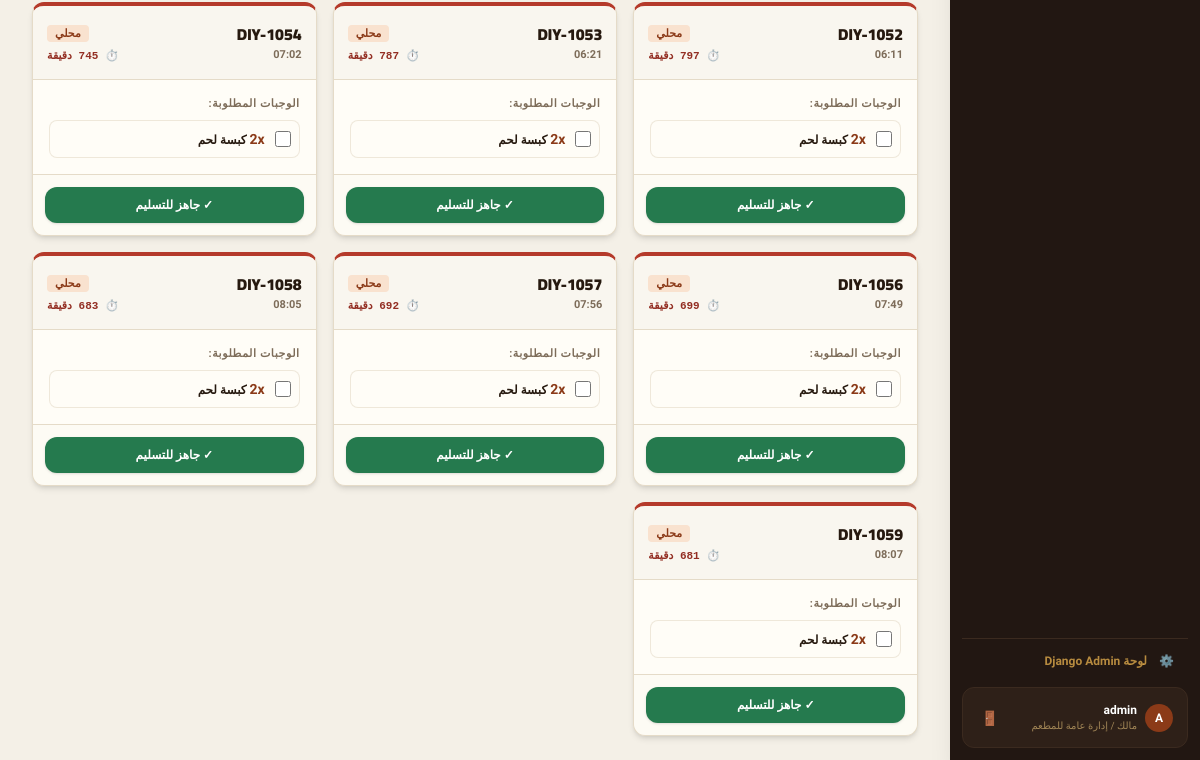
/kitchen/ (signed in, lower part), run on an earlier commit of the app's database.
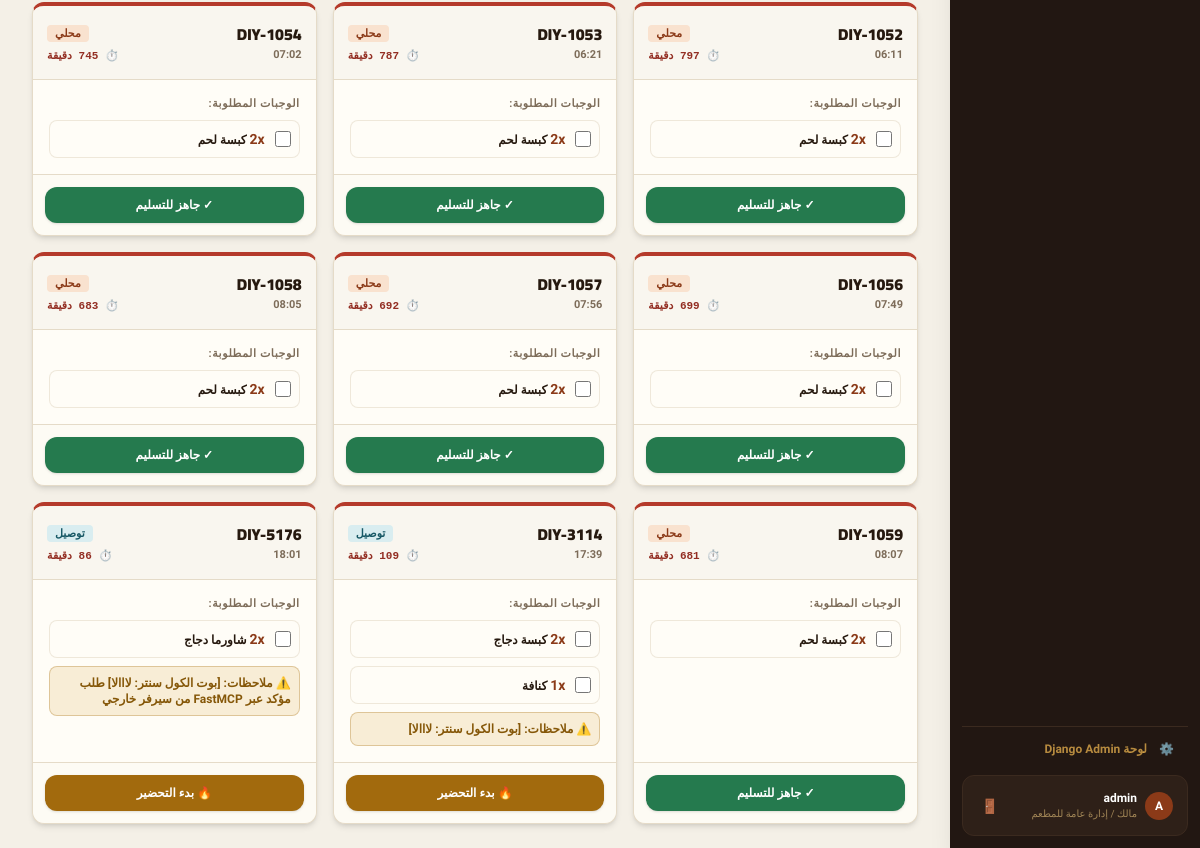
And on a later commit of the database.
### core/models.py (models this page shows, shortened)
class Order(models.Model):
    TYPE_CHOICES = [
        ("dine_in", "محلي"),
        ("takeaway", "سفري"),
        ("delivery", "توصيل"),
    ]
    CHANNEL_CHOICES = [
        ("cashier", "الكاشير"),
        ("call_center", "الكول سنتر"),
    ]
    STATUS_CHOICES = [
        ("new", "جديد"),
        ("preparing", "قيد التحضير"),
        ("ready", "جاهز للتسليم"),
        ("out_for_delivery", "في الطريق"),
        ("delivered", "تم التسليم"),
        ("cancelled", "ملغي"),
    ]
    PAY_CHOICES = [
        ("cash", "نقداً"),
        ("card", "بطاقة"),
        ("wallet", "محفظة رقمية"),
    ]
    tenant = models.ForeignKey(
        Tenant,
        on_delete=models.CASCADE,
        related_name="orders",
        null=True,
        blank=True,
        verbose_name="المستأجر / المنشأة",
    )
    order_number = models.CharField(max_length=50, unique=True, verbose_name="رقم الطلب")
    order_type = models.CharField(max_length=20, choices=TYPE_CHOICES, default="dine_in", verbose_name="نوع الطلب")
    channel = models.CharField(max_length=20, choices=CHANNEL_CHOICES, default="cashier", verbose_name="القناة")
    branch = models.ForeignKey(
        Branch,
        on_delete=models.SET_NULL,
        null=True,
        blank=True,
        related_name="orders",
        verbose_name="الفرع",
    )
    delivery_area = models.ForeignKey(
        "DeliveryArea",
        on_delete=models.SET_NULL,
        null=True,
        blank=True,
        related_name="orders",
        verbose_name="منطقة التوصيل / الكومبوند",
    )
    customer = models.ForeignKey(
        Customer,
        on_delete=models.SET_NULL,
        null=True,
        blank=True,
        related_name="orders",
        verbose_name="العميل",
    )
    customer_name = models.CharField(max_length=255, default="عميل نقدي", verbose_name="اسم العميل")
    customer_phone = models.CharField(max_length=50, default="", blank=True, verbose_name="هاتف العميل")
    address = models.CharField(max_length=255, default="", blank=True, verbose_name="عنوان التوصيل")
    status = models.CharField(max_length=30, choices=STATUS_CHOICES, default="new", verbose_name="الحالة")
    pay_method = models.CharField(max_length=20, choices=PAY_CHOICES, default="cash", verbose_name="طريقة الدفع")
    paid = models.BooleanField(default=True, verbose_name="تم الدفع")
    subtotal = models.DecimalField(max_digits=10, decimal_places=2, default=0.00, verbose_name="المجموع الفرعي")
    delivery_fee = models.DecimalField(max_digits=8, decimal_places=2, default=0.00, verbose_name="رسوم التوصيل")
    discount = models.DecimalField(max_digits=8, decimal_places=2, default=0.00, verbose_name="الخصم")
    total = models.DecimalField(max_digits=10, decimal_places=2, default=0.00, verbose_name="الإجمالي")
    cashier = models.CharField(max_length=255, default="", blank=True, verbose_name="الكاشير")
    driver = models.ForeignKey(
        Employee,
        on_delete=models.SET_NULL,
        null=True,
        blank=True,
        related_name="assigned_orders",
        verbose_name="السائق",
    )
    notes = models.TextField(default="", blank=True, verbose_name="ملاحظات")
    created_at = models.DateTimeField(default=timezone.now, verbose_name="تاريخ ووقت الطلب")
    class Meta:
        verbose_name = "طلب"
        verbose_name_plural = "الطلبات"
        ordering = ["-created_at", "-id"]

class OrderItem(models.Model):
    order = models.ForeignKey(
        Order,
        on_delete=models.CASCADE,
        related_name="items",
        verbose_name="الطلب",
    )
    menu_item = models.ForeignKey(
        MenuItem,
        on_delete=models.SET_NULL,
        null=True,
        blank=True,
        verbose_name="صنف المنيو",
    )
    name = models.CharField(max_length=255, verbose_name="اسم الصنف")
    price = models.DecimalField(max_digits=8, decimal_places=2, default=0.00, verbose_name="سعر الوحدة")
    qty = models.PositiveIntegerField(default=1, verbose_name="الكمية")
    class Meta:
        verbose_name = "عنصر طلب"
        verbose_name_plural = "عناصر الطلبات"

### core/views.py (the view)
# urls.py: path("kitchen/", views.kitchen_view, name="kitchen"),
@login_required
@ensure_csrf_cookie
def kitchen_view(request):
    if not user_has_perm(request.user, "kds_access"):
        return HttpResponseForbidden("غير مصرح لك بالوصول إلى شاشة المطبخ (KDS)")
    tenant = get_active_tenant(request)
    branch = get_active_branch(request)
    now = timezone.now()
    orders_qs = Order.objects.filter(tenant=tenant, status__in=["new", "preparing"]).prefetch_related("items").order_by("created_at")
    if branch:
        orders_qs = orders_qs.filter(branch=branch)
    kitchen_orders = []
    for o in orders_qs:
        elapsed = int((now - o.created_at).total_seconds() / 60)
        kitchen_orders.append({
            "order": o,
            "elapsed_minutes": elapsed,
            "items": o.items.all(),
        })
    context = {
        "tenant": tenant,
        "branch": branch,
        "kitchen_orders": kitchen_orders,
        "total_pending": len(kitchen_orders),
    }
    return render(request, "kitchen.html", context)

### core/models.py (called while the page is built)
    def is_subscription_active(self):
        if not self.is_active:
            return False
        if self.subscription_status in ["active", "trial"]:
            if self.subscription_end and self.subscription_end < timezone.now():
                return False
            return True
        return False

    def days_until_expiry(self):
        if not self.subscription_end:
            return 999
        diff = (self.subscription_end - timezone.now()).total_seconds()
        return max(0, int(diff // 86400))

### core/views.py (called while the page is built, shortened)
def get_active_tenant(request):
    if hasattr(request, "tenant") and request.tenant:
        return request.tenant

def get_active_branch(request):
    tenant = get_active_tenant(request)
    profile = getattr(request.user, "profile", None)
    is_owner = request.user.is_superuser or (profile and (profile.role in ["owner", "platform_admin"] or profile.is_platform_admin))
    if not is_owner and profile and profile.branch:
        return profile.branch
    active_id = request.session.get("active_branch_id")
    if active_id:
        qs = Branch.objects.filter(id=active_id)
        if tenant:
            qs = qs.filter(tenant=tenant)
        return qs.first()
    return None

### templates/kitchen.html (shortened to what this page needs)
{% extends "base.html" %}
{% block content %}
<div>
    <div class="grid grid-cols-1 md:grid-cols-2 lg:grid-cols-3 xl:grid-cols-4 gap-4">
        {% for item in kitchen_orders %}
        <div class="card overflow-hidden shadow-md border-line flex flex-col justify-between {% if item.elapsed_minutes > 15 %}border-t-4 border-t-bad-600{% elif item.elapsed_minutes > 8 %}border-t-4 border-t-warn-600{% else %}border-t-4 border-t-good-600{% endif %}">
            <div class="p-3.5 bg-paper/50 border-b border-line flex items-center justify-between">
                <div>
                    <span class="text-base font-black font-display text-ink">{{ item.order.order_number }}</span>
                    <span class="block text-[11px] font-bold text-soft">{{ item.order.created_at|time:"H:i" }}</span>
                </div>
                <div class="text-left">
                    <span class="rounded px-2 py-0.5 text-[11px] font-black
                        {% if item.order.order_type == 'dine_in' %}bg-brand-100 text-brand-700
                        {% elif item.order.order_type == 'takeaway' %}bg-paper border border-line text-ink
                        {% else %}bg-info-100 text-info-700{% endif %}">
                        {{ item.order.get_order_type_display }}
                    </span>
                    <p class="text-[11px] font-bold font-mono mt-1 {% if item.elapsed_minutes > 15 %}text-bad-700 font-black animate-pulse{% elif item.elapsed_minutes > 8 %}text-warn-700{% else %}text-good-700{% endif %}">
                        ⏱️ {{ item.elapsed_minutes }} دقيقة
                    </p>
                </div>
            </div>
            <div class="p-4 flex-1 space-y-2">
                <p class="text-[11px] font-black text-soft uppercase tracking-wider mb-1">الوجبات المطلوبة:</p>
                {% for oi in item.items %}
                <label class="flex items-center gap-2.5 p-2 rounded-lg bg-card border border-line/60 hover:bg-paper/30 transition cursor-pointer">
                    <input type="checkbox" class="w-4 h-4 rounded border-line text-brand-600 focus:ring-brand-500">
                    <span class="text-xs font-black text-ink flex-1 leading-snug">
                        <span class="text-brand-700 text-sm font-black">{{ oi.qty }}x</span> {{ oi.name }}
                    </span>
                </label>
                {% endfor %}
                {% if item.order.notes %}
                <div class="mt-2 rounded-lg bg-warn-100/80 border border-warn-600/30 p-2 text-xs font-bold text-warn-700">
                    ⚠️ ملاحظات: {{ item.order.notes }}
                </div>
                {% endif %}
            </div>
            <div class="p-3 bg-paper/20 border-t border-line">
                {% if item.order.status == 'new' %}
                <button
                    onclick="updateKitchenOrder({{ item.order.id }}, 'preparing')"
                    class="w-full rounded-xl bg-warn-600 py-2.5 text-xs font-black text-white hover:bg-warn-700 transition shadow"
                >
                    🔥 بدء التحضير
                </button>
                {% elif item.order.status == 'preparing' %}
                <button
                    onclick="updateKitchenOrder({{ item.order.id }}, 'ready')"
                    class="w-full rounded-xl bg-good-600 py-2.5 text-xs font-black text-white hover:bg-good-700 transition shadow"
                >
                    ✓ جاهز للتسليم
                </button>
                {% endif %}
            </div>
        </div>
        {% empty %}
        <div class="col-span-full py-16 text-center card p-8">
            <span class="text-4xl mb-2 block">🍳</span>
            <h3 class="text-base font-black font-display text-ink">المطبخ هادئ الآن</h3>
            <p class="text-xs text-soft mt-1">لا توجد طلبات جديدة بانتظار الطهي أو التحضير.</p>
        </div>
        {% endfor %}
    </div>
</div>
{% endblock %}

What changed in the data, as far as the page shows it:
added Order: order.order_number "DIY-3114", order.created_at "17:39", order.order_type "توصيل", elapsed_minutes "109", order.notes "[بوت الكول سنتر: لااالا]"
added OrderItem: qty "2", name "كبسة دجاج", shown under "DIY-3114"
added OrderItem: qty "1", name "كنافة", shown under "DIY-3114"
added Order: order.order_number "DIY-5176", order.created_at "18:01", order.order_type "توصيل", elapsed_minutes "86", order.notes "[بوت الكول سنتر: لااالا] طلب مؤكد عبر FastMCP من سيرفر خارجي"
added OrderItem: qty "2", name "شاورما دجاج", shown under "DIY-5176"
